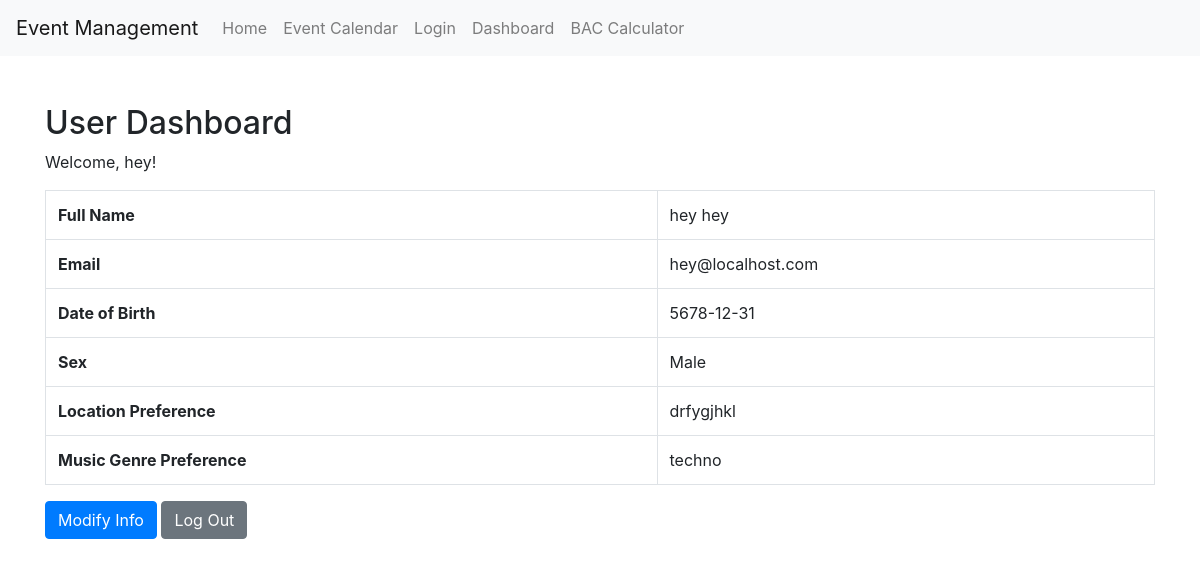
/dashboard (signed in), run on the app's committed database.
### app/models/user.py (models this page shows, shortened)
class User(db.Model):
    __tablename__ = "users"
    user_id = db.Column(db.Integer, primary_key=True)
    user_name = db.Column(db.String(100), nullable=False)
    name = db.Column(db.String(100), nullable=False)
    surname = db.Column(db.String(100), nullable=False)
    ddn = db.Column(db.DateTime, nullable=False)
    email = db.Column(db.String(120), unique=True, nullable=False)
    sex = db.Column(db.String(10), nullable=False)
    password = db.Column(db.String(128), nullable=False)
    is_admin = db.Column(db.Boolean, default=False)  # Added is_admin attribute
    created_at = db.Column(db.DateTime, default=func.now())
    updated_at = db.Column(db.DateTime, default=func.now(), onupdate=func.now())
    preferences = db.relationship(
        "Preferences", backref="user", lazy=True
    )  # Establishing a many-to-many relationship with the friendship association table
    friends = relationship(
        "User",
        secondary=friendship_association,  # The association table we created
        primaryjoin=user_id
        == friendship_association.c.user_id,  # Link where the user's `user_id` matches
        secondaryjoin=user_id
        == friendship_association.c.friend_id,  # Link where the friend's `user_id` matches
        backref="friend_of",  # Allows reverse lookup (who has the user as a friend)
        lazy="dynamic",  # Allows us to add a filter later
    )

### app/models/preferences.py (models this page shows)
class Preferences(db.Model):
    __tablename__ = 'preferences'
    preferences_id = db.Column(db.Integer, primary_key=True)
    user_id = db.Column(db.Integer, db.ForeignKey('users.user_id'), nullable=False)
    created_at = db.Column(db.DateTime, default=db.func.now())
    locations = db.Column(db.String(255), nullable=False)
    music_genre = db.Column(db.String(255), nullable=False)

### app/views.py (the view)
@register_views.route("/dashboard")
def dashboard():
    if "user_id" not in session:
        flash("You need to log in first.")
        return redirect(url_for("views.login"))  # Fixed reference to views.login
    user_id = session["user_id"]
    user = User.query.get(user_id)
    preferences = get_user_preferences(
        user_id
    )  # Fetch preferences for the current user
    return render_template("user_dashboard.html", user=user, preferences=preferences)

### app/helpers.py (called while the page is built)
def get_user_preferences(user_id):
    return Preferences.query.filter_by(user_id=user_id).first()

### app/templates/user_dashboard.html (shortened to what this page needs)
<!DOCTYPE html>
<html lang="en">
  <head>
    <link
      rel="stylesheet"
      href="https://maxcdn.bootstrapcdn.com/bootstrap/4.5.2/css/bootstrap.min.css"
    />
    <link
      href="https://cdn.jsdelivr.net/npm/fullcalendar@5.10.1/main.min.css"
      rel="stylesheet"
    />
  </head>
  <body>
    <nav class="navbar navbar-expand-lg navbar-light bg-light">
      <a class="navbar-brand" href="#">Event Management</a>
      <div class="collapse navbar-collapse" id="navbarNav">
        <ul class="navbar-nav">
          <li class="nav-item">
            <a class="nav-link" href="/">Home</a>
          </li>
          <li class="nav-item">
            <a class="nav-link" href="/event_calendar">Event Calendar</a>
          </li>
          <li class="nav-item">
            <a class="nav-link" href="/login">Login</a>
          </li>
          <li class="nav-item">
            <a class="nav-link" href="/dashboard">Dashboard</a>
          </li>
          <li class="nav-item">
            <a class="nav-link" href="/bac_calc">BAC Calculator</a>
          </li>
        </ul>
      </div>
    </nav>
    <div class="container">
      <h2 class="mt-5">User Dashboard</h2>
      <p>Welcome, {{ user.user_name }}!</p>
      <table class="table table-bordered">
        <tr>
          <th>Full Name</th>
          <td>{{ user.name }} {{ user.surname }}</td>
        </tr>
        <tr>
          <th>Email</th>
          <td>{{ user.email }}</td>
        </tr>
        <tr>
          <th>Date of Birth</th>
          <td>{{ user.ddn.strftime('%Y-%m-%d') }}</td>
        </tr>
        <tr>
          <th>Sex</th>
          <td>{{ user.sex }}</td>
        </tr>
        <tr>
          <th>Location Preference</th>
          <td>{{ preferences.locations }}</td>
        </tr>
        <tr>
          <th>Music Genre Preference</th>
          <td>{{ preferences.music_genre }}</td>
        </tr>
      </table>
      <a
        href="{{ url_for('views.modify_user', user_id=user.user_id) }}"
        class="btn btn-primary"
        >Modify Info</a
      >
      <a href="{{ url_for('views.logout') }}" class="btn btn-secondary"
        >Log Out</a
      >
    </div>
  </body>
</html>

### data on the page
User: user_name "hey", name "hey", surname "hey", email "hey@localhost.com", ddn "5678-12-31", sex "Male"
Preferences: locations "drfygjhkl", music_genre "techno"
